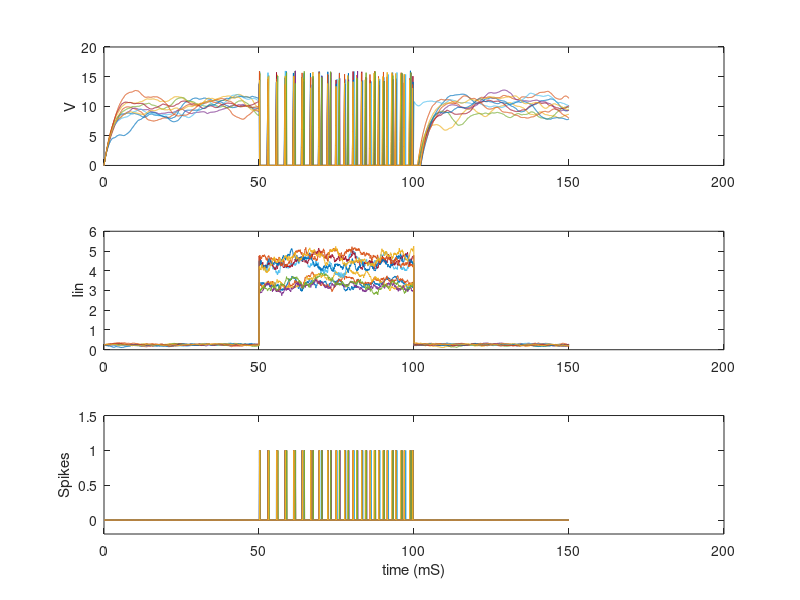
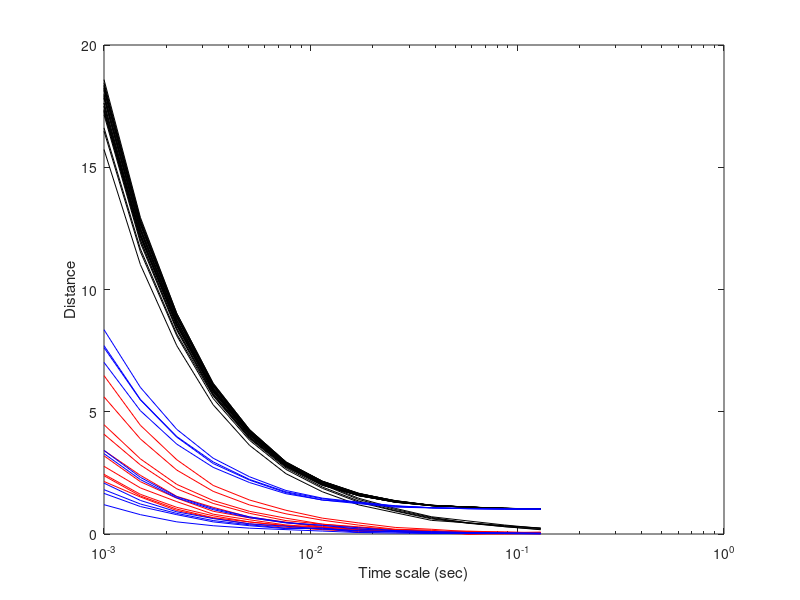

Recreate these plots in MATLAB, in order.
%Adapting Integrate and fire from Christoff Koch chapter 14
%voltages in millivolts, currents in nanoamps, 
% resistances in megaohms
% capacitance in nanoFarads
%
%fully vectorized version


clear all
%Number of neurons
nNeuron = 10;
%timing
dt = .05; %millisecond time step
tEnd = 150; %maximum simulation time
%build the time vector
time = 0:dt:tEnd ;


%membrane parameters
tMemb = 3*ones(1,nNeuron);  %mSec time constant
rMemb = 40*ones(1,nNeuron); %memb resistance
cMemb = tMemb/rMemb *ones(1,nNeuron); %memb capacitance
vRest = 0;  %millivolts resting potential
tRef = 2.5*ones(1,nNeuron); %mSec: length of the absolute refactory period. v is held at zero for this time

vThresh = 16*ones(1,nNeuron); %threshold voltage

%adapting (K) cond: gAdapt
tAdapt = 20*ones(1,nNeuron); %mSec time constant of slow recovery after an AP 
Ginc = .0/dt*ones(1,nNeuron);  %.05 microSiemans: Instant increase in gAdapt when a spike occurs 

%synaptic connections
%weight matrix --
%each column represents the input weights to one neuron
%e.g. element(1,2) is the weight connecting neuron 1 to neuron 2

weight = zeros(nNeuron,nNeuron);

%weight = 3 * randn(nNeuron,nNeuron) + .0;
%weight = 2 * rand(nNeuron,nNeuron) - .25;

%synaptic current rises instantly, then decays exponentially
%decay rate of synaptic current 
Irate = .3*ones(1,nNeuron);
Idecay = 1 - Irate*dt;

%init state variables
vMemb = zeros(1,nNeuron);
spike = zeros(1,nNeuron);
gAdapt = zeros(1,nNeuron);
spikeTime = -inf*ones(1,nNeuron); %time of occurence of last spike

%initial input currents
Io = 0.25*ones(1,nNeuron);
r = 1.4;
Is = 3*[1 1 1 1 1 r r r r r]; %steady current
Ir = zeros(1,nNeuron);
%step the time
tindex = 1; %pointer for output arrays

%init plotting variables
Vout = zeros(length(time),nNeuron) ;  
Aout = zeros(length(time),nNeuron) ;
Sout = zeros(length(time),nNeuron) ;


for t=time

    %input current to cells
    %Istate =  spike*weight + Istate .* Idecay ; %decaying synaptic currents
    Ir = 0.01*randn(size(Is)) + .99*Ir ;
    I =  Is .* (t>50 & t<100).*(1 + 1*Ir) + Io.*(1 + 2.0*Ir) ;
    
    %add to plotting variables
    Vout(tindex,:) = vMemb;  
    Aout(tindex,:) = I ;
    Sout(tindex,:) = spike;

    
    %update state variables
    %use second order Runge-Kutta
    % dgAdapt/dt = (Ginc.*spike - gAdapt)./tAdapt
    % dv/dt = 

    k1g = dt*((Ginc.*spike - gAdapt./tAdapt)) ;

    k1v = dt*( I./cMemb - vMemb.*(1 + rMemb.*gAdapt)./tMemb) .* ...
        ((t-spikeTime) >= tRef) ;

    k2g = dt*(Ginc.*spike - (gAdapt + 0.5*k1g)./tAdapt) ;
    k2v = dt*( I./cMemb - (vMemb + 0.5*k1v).*(1 + rMemb.*(gAdapt + 0.5*k1g))./tMemb) .* ...
        ((t+0.5*dt-spikeTime) >= tRef) ;

   
    gAdapt = gAdapt + k2g;
    vMemb = vMemb + k2v;

    %generate the spike
    spike = (vMemb >= vThresh);
    %and its time of occurence
    spikeTime(spike) = t;
    %hit the membrane potential
    vMemb(spike) = 0.;

    %update time index
    Tout(tindex) = t;
    tindex = tindex+1;

end %main time step for-loop

figure(1)
clf
np=3;

subplot(np,1,1)
plot(Tout,Vout)
ylabel('V')

subplot(np,1,2)
plot(Tout,Aout)
ylabel('Iin')

subplot(np,1,3)
plot(Tout,Sout)
ylabel('Spikes')
set(gca,'ylim',[-.2 1.5])
xlabel('time (mS)')

spiketrain = Sout(fix(50/dt):fix(100/dt),:);

figure(2)
clf
pn=1;
% subplot(pn,1,1)
% plot(spiketrain)
% xlabel('Time (samples)');

%compute times of spikes in seconds into a CELL ARRAY
for i=1:nNeuron
    tSpike{i} = .001*time(find(spiketrain(:,i)>0.5))+.05 ;
end

subplot(pn,1,1)

for i=1:nNeuron
    for j=i+1:nNeuron
        
        col = [1 0 0]*(i<=5)*(j<=5)+[0 0 1]*(i>5)*(j>5);
        
        %Compute the distances at different time scales
        for s=1:13
            TimeScale(s) = .001 * 1.5^(s-1);
            
            %calc J.Victor distance
            %cost = 1/TimeScale(s) ; %per Sec
            %dVictor(s) = spkd(tSpike{i},tSpike{j},cost) ;
            
            %calc vanRossum dist
            %make dt depend on timescale
            tc = TimeScale(s) ; % Sec
            dt = tc/100 ;
            tk = 0:dt:4*tc;
            %convert tend to seconds
            t = 0:dt:tEnd*.001;
            
            spiketrain1 = zeros(size(t));
            spiketrain2 = zeros(size(t));
            spiketrain1(fix(tSpike{i}/dt)) = 1;
            spiketrain2(fix(tSpike{j}/dt)) = 1;
            
            ekernel = exp(-tk/tc);
            cSpike1 = conv(ekernel,spiketrain1);
            cSpike2 = conv(ekernel,spiketrain2);
            dRossum(s) =  2*dt/tc * sum((cSpike1-cSpike2).^2) ;
        end
        
        
        %semilogx(TimeScale,dVictor)
        
        semilogx(TimeScale,dRossum,'color',col) 
        hold on
        drawnow
        
    end
end


xlabel('Time scale (sec)')
ylabel('Distance')
%legend('Victor Dist','Rossum Dist')
